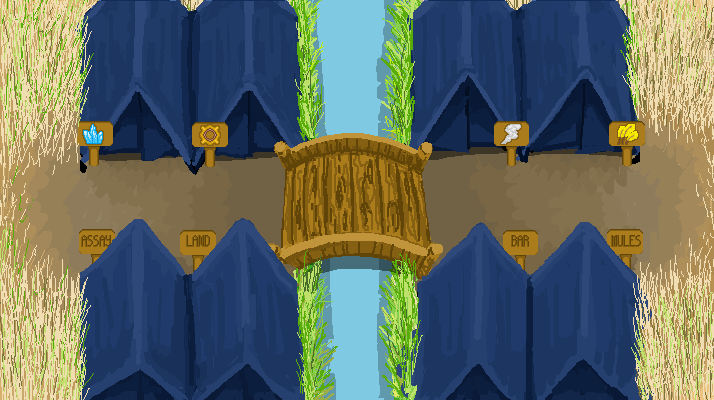

This is a level from a 2D game, rendered from its Tiled map with the project's own tilesets. A one-line summary and the complete map file follow:
An orthogonal 7x5 tile map with 102x80 px tiles, 1 tile layer (Tile Layer 1).

<map version="1.0" orientation="orthogonal" width="7" height="5" tilewidth="102" tileheight="80">
 <tileset firstgid="1" name="town" tilewidth="102" tileheight="80">
  <image source="res/tiles/town_tileset.png" width="720" height="400" />
  <tile id="25">
     	<properties>
   			<property name="type" value="pub" />
   		</properties>
   </tile>
 </tileset>
 <layer name="Tile Layer 1" width="7" height="5">
  <data>
   <tile gid="1" />
   <tile gid="2" />
   <tile gid="3" />
   <tile gid="4" />
   <tile gid="5" />
   <tile gid="6" />
   <tile gid="7" />
   <tile gid="8" />
   <tile gid="9" />
   <tile gid="10" />
   <tile gid="11" />
   <tile gid="12" />
   <tile gid="13" />
   <tile gid="14" />
   <tile gid="15" />
   <tile gid="16" />
   <tile gid="17" />
   <tile gid="18" />
   <tile gid="19" />
   <tile gid="20" />
   <tile gid="21" />
   <tile gid="22" />
   <tile gid="23" />
   <tile gid="24" />
   <tile gid="25" />
   <tile gid="26" />
   <tile gid="27" />
   <tile gid="28" />
   <tile gid="29" />
   <tile gid="30" />
   <tile gid="31" />
   <tile gid="32" />
   <tile gid="33" />
   <tile gid="34" />
   <tile gid="35" />
   <tile gid="36" />
  </data>
 </layer>
</map>
